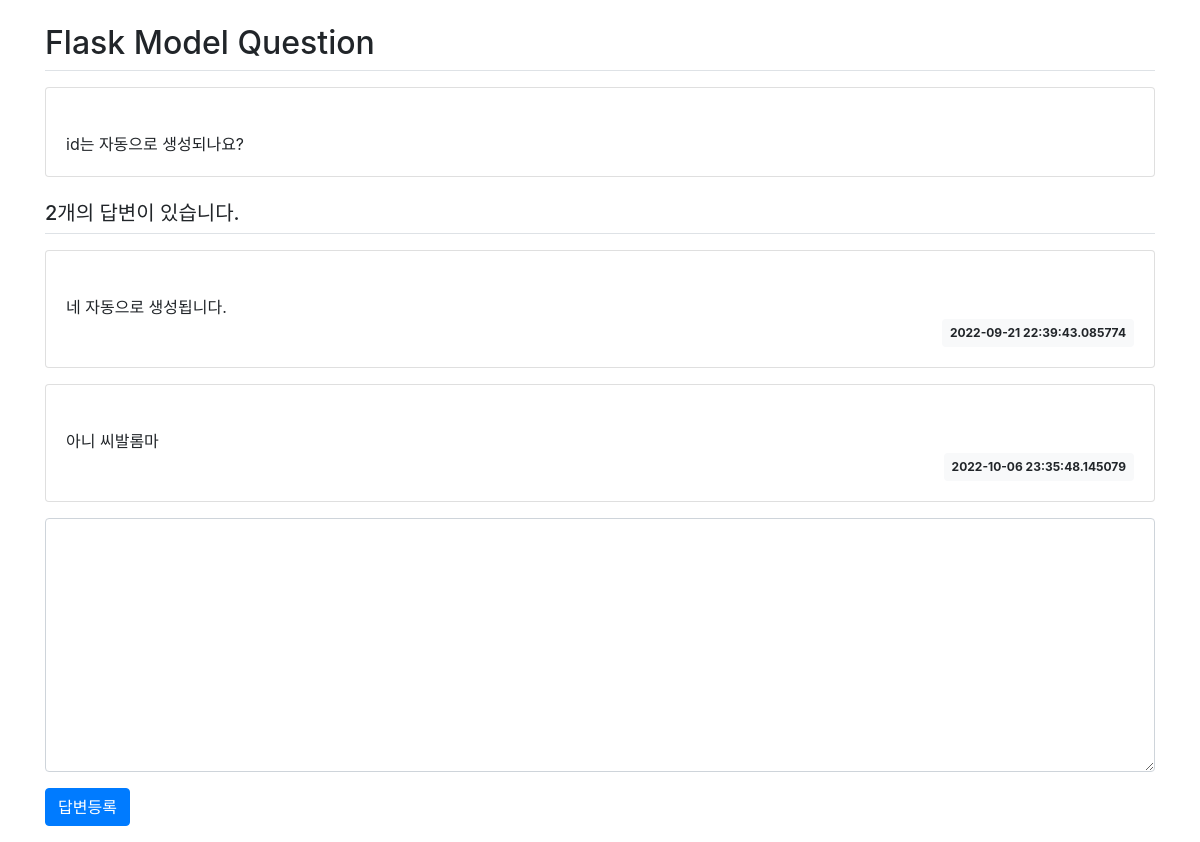
Before: /question/detail/2/ with the older database file.
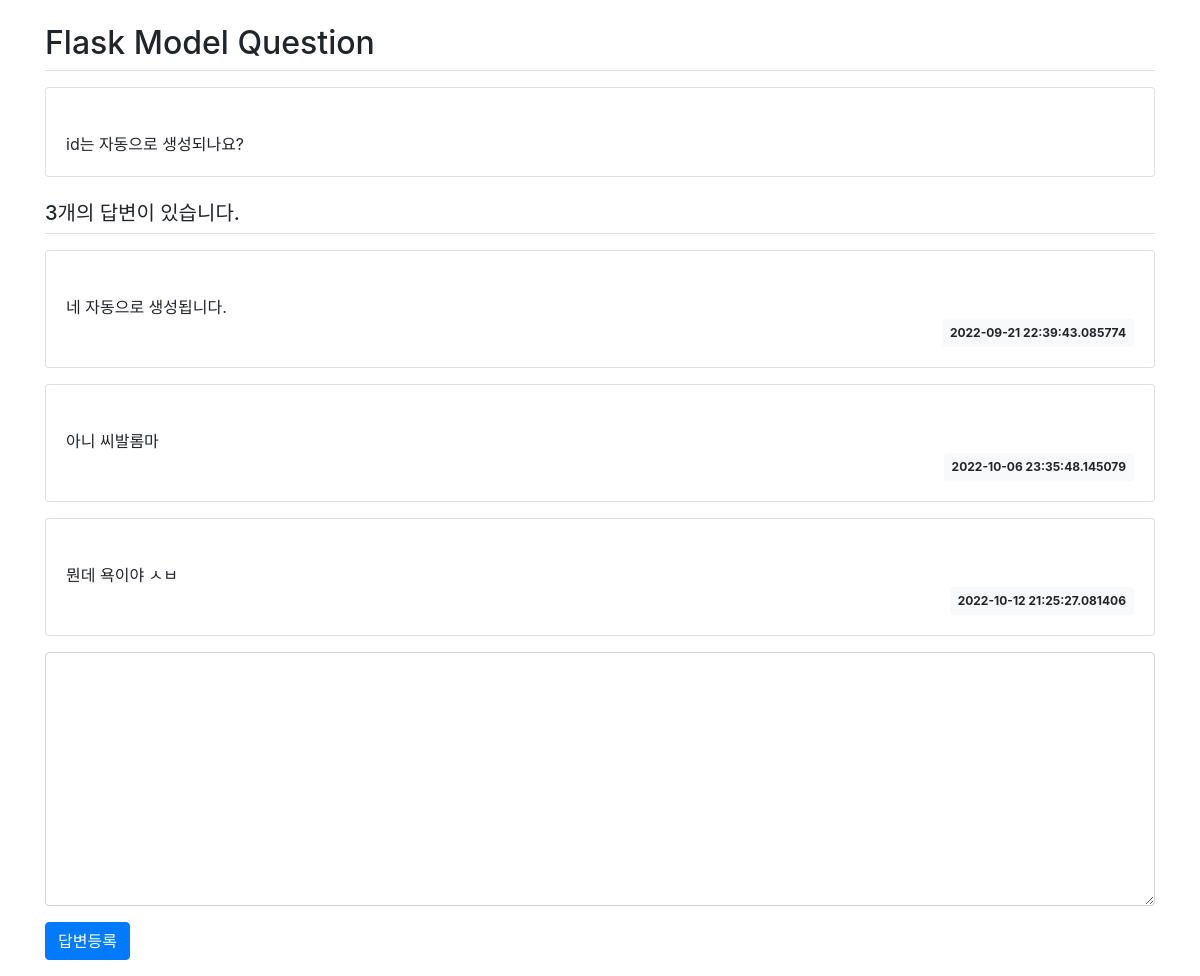
After: the same page with the newer database file.
### pybo/models.py (models this page shows)
class Question(db.Model):
    id = db.Column(db.Integer, primary_key=True)
    subject = db.Column(db.String(200), nullable=False)
    content = db.Column(db.Text(), nullable=False)
    create_date = db.Column(db.DateTime(), nullable=False)

class Answer(db.Model):
    id = db.Column(db.Integer, primary_key=True)
    question_id = db.Column(db.Integer,
                            db.ForeignKey('question.id', ondelete='CASCADE'))
    question = db.relationship('Question', backref=db.backref('answer_set',))
    content = db.Column(db.Text(), nullable=False)
    create_date = db.Column(db.DateTime(), nullable=False)

### pybo/views/question_views.py (the view)
@bp.route('/detail/<int:question_id>/')
def detail(question_id):
    question = Question.query.get_or_404(question_id)
    return render_template('question/question_detail.html', question=question)

### pybo/templates/question/question_detail.html (shortened to what this page needs)
{% extends 'base.html' %} {% block content %}
<div class="container my-3">
  <h2 class="border-bottom py-2">{{ question.subject }}</h2>
  <div class="card my-3">
    <div class="card-body">
      <div class="card-text" style="white-space: pre-line">
        {{ question.content }}
      </div>
    </div>
  </div>
  <h5 class="border-bottom my-3 py-2">
    {{ question.answer_set|length }}개의 답변이 있습니다.
  </h5>
  {% for answer in question.answer_set %}
  <div class="card my-3">
    <div class="card-body">
      <div class="card-text" style="white-space: pre-line">
        {{ answer.content }}
      </div>
      <div class="d-flex justify-content-end">
        <div class="badge badge-light p-2">{{ answer.create_date }}</div>
      </div>
    </div>
  </div>
  {% endfor %}
  <form
    action="{{ url_for('answer.create', question_id=question.id) }}"
    method="post"
    class="my-3"
  >
    <div class="form-group">
      <textarea
        name="content"
        id="content"
        class="form-control"
        rows="10"
      ></textarea>
    </div>
    <input type="submit" value="답변등록" class="btn btn-primary" />
  </form>
</div>
{% endblock %}

### pybo/templates/base.html (shortened to what this page needs)
<!DOCTYPE html>
<html lang="ko">
  <head>
    <link
      rel="stylesheet"
      href="{{ url_for('static', filename='bootstrap.min.css' )}}"
    />
    <link rel-"stylesheet" href="{{ url_for('static', filename='style.css') }}">
  </head>
  <body>
    {% block content %} {% endblock %}
  </body>
</html>

Changed rows visible on the page:
added Answer: content "뭔데 욕이야 ㅅㅂ", create_date "2022-10-12 21:25:27.081406"
Other visible differences:
{{ question.answer_set|length }}: "2" → "3"
